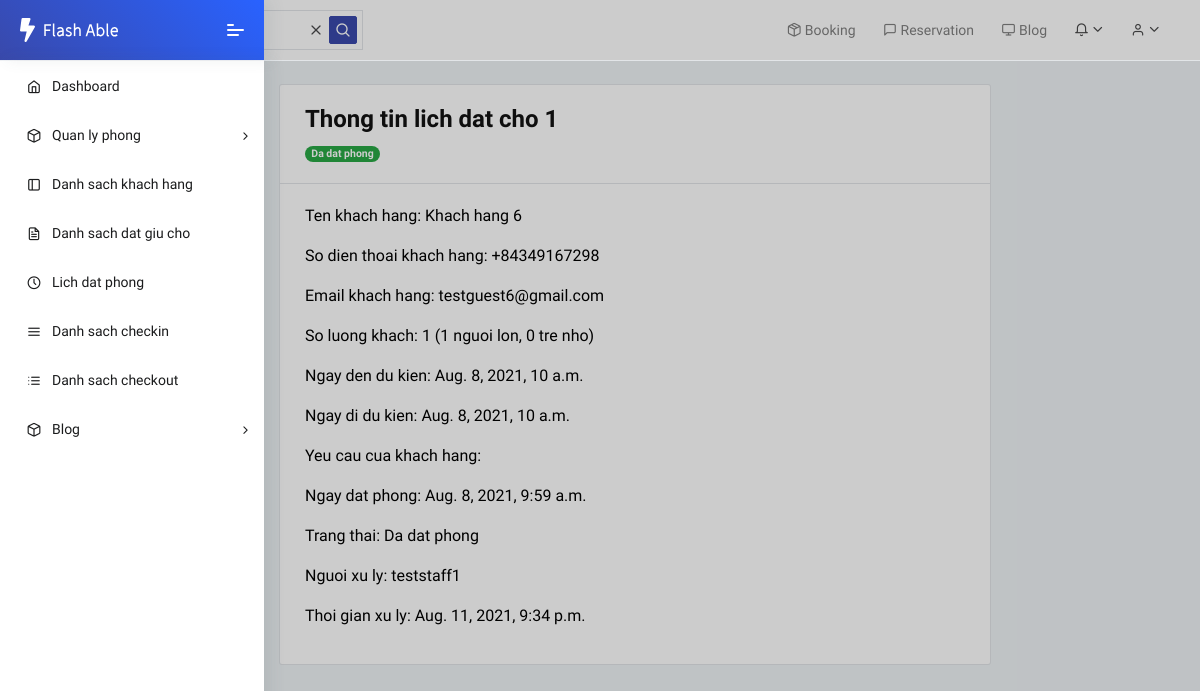
Screenshot of /reservation/1 (signed in) with the database file from the repository.
### reservation/models.py (models this page shows, shortened)
class Reservation(models.Model):
    STATUS = (
        ('Cho xu ly', 'Cho xu ly'),
        ('Da dat phong', 'Da dat phong'),
        ('Da huy', 'Da huy'),
    )
    guest_name = models.CharField('Ho va ten', max_length=300)
    phone_regex = RegexValidator(regex=r'^\+?\d{8,11}$', message="Nhap so dien thoai theo dinh dang: 0123456789")
    guest_phone = models.CharField('So dien thoai', validators=[phone_regex], max_length=13, blank=True)
    guest_email = models.EmailField("Email", null=True, blank=True)
    no_of_children = models.PositiveSmallIntegerField("So tre nho", default=0)
    no_of_adults = models.PositiveSmallIntegerField("So nguoi lon", default=1)
    reservation_date_time = models.DateTimeField("Ngay dat", default=timezone.now)
    expected_arrival_date_time = models.DateTimeField("Ngay den du kien", default=timezone.now)
    expected_departure_date_time = models.DateTimeField("Ngay di du kien", default=timezone.now)
    status = models.CharField('Trang thai', max_length=20, choices=STATUS, default='Cho xu ly')
    user = models.ForeignKey(User, on_delete=models.SET_NULL, null=True, blank=True, verbose_name='Nguoi xu ly')
    updated_at = models.DateTimeField(auto_now=True, verbose_name='Cap nhat luc')
    class Meta:
        ordering = ['reservation_date_time', 'expected_arrival_date_time', 'guest_name']

### reservation/views.py (the view)
# urls.py: path('<int:pk>', views.ReservationDetailView.as_view(), name='reservation_detail'),
class ReservationDetailView(LoginRequiredMixin, PermissionRequiredMixin, DetailView):
    permission_required = 'reservation.view_reservation'
    model = Reservation
    template_name = 'reservation_detail.html'
    def get_context_data(self, **kwargs):
        context = super().get_context_data(**kwargs)
        reservation = get_object_or_404(Reservation, id=self.kwargs['pk'])
        context['Total_guests'] = reservation.no_of_adults + reservation.no_of_children
        return context

### reservation/templates/reservation_detail.html (shortened to what this page needs)
{% extends "base.html" %}
{% block content %}
    <div class="row">
        <div class="col-sm-8 mx-auto">
            <div class="card">
                <div class="card-header">
                    <h3>Thong tin lich dat cho {{ reservation.id }}</h3>
                    {% if reservation.status == 'Cho xu ly' %}<span class="badge badge-pill badge-secondary">Cho xu ly</span>
                    {% elif reservation.status == 'Da dat phong' %}<span class="badge badge-pill badge-success">Da dat phong</span>
                    {% else %}<span class="badge badge-pill badge-warning">Da huy</span>
                    {% endif %}
                </div>
                <div class="card-body">
                    <p>Ten khach hang: {{ reservation.guest_name }}</p>
                    <p>So dien thoai khach hang: {{ reservation.guest_phone }}</p>
                    <p>Email khach hang: {{ reservation.guest_email }}</p>
                    <p>So luong khach: {{ Total_guests }} ({{ reservation.no_of_adults }} nguoi lon, {{ reservation.no_of_children }} tre nho)</p>
                    <p>Ngay den du kien: {{ reservation.expected_arrival_date_time }}</p>
                    <p>Ngay di du kien: {{ reservation.expected_departure_date_time }}</p>
                    <p>Yeu cau cua khach hang: {{ reservation.description }}</p>
                    <p>Ngay dat phong: {{ reservation.reservation_date_time }}</p>
                    <p>Trang thai: {{ reservation.status }}</p>
                    <p>Nguoi xu ly: {{ reservation.user }}</p>
                    <p>Thoi gian xu ly: {{ reservation.updated_at }}</p>
                </div>
            </div>
        </div>
    </div>
{% endblock %}

### templates/base.html (style rules this page uses)
.pcoded-main-container p { color:black; font-size: 1rem; }

### rows the page displays
Reservation: id "1", guest_name "Khach hang 6", guest_phone "+84349167298", guest_email "testguest6@gmail.com", no_of_adults "1", no_of_children "0", expected_arrival_date_time "Aug. 8, 2021, 10 a.m.", expected_departure_date_time "Aug. 8, 2021, 10 a.m.", reservation_date_time "Aug. 8, 2021, 9:59 a.m.", status "Da dat phong", user "teststaff1", updated_at "Aug. 11, 2021, 9:34 p.m."

### other values shown
{{ Total_guests }} "1"
